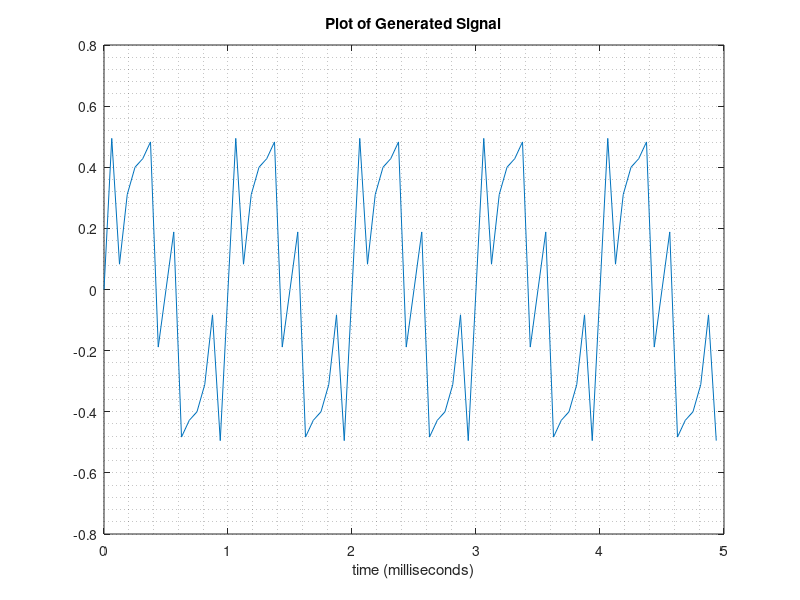

Recreate this plot in MATLAB.
clc;
clear;

Fs=16000;
L = Fs * 10;
T = 1/Fs;
t = (0:L-1)*T;

freqs = [1000, 4000, 6000];
amps = [0.4, 0.2, 0.2];

%combine signals
y = sum(amps .* sin(2 * pi * freqs .* t'), 2)';

t_plot = 5;
msec_per_sec = 1000;
numSamples = t_plot*Fs/msec_per_sec;
plot(msec_per_sec*t(1:numSamples), y(1:numSamples))
title('Plot of Generated Signal')
xlabel('time (milliseconds)')
grid('minor');
